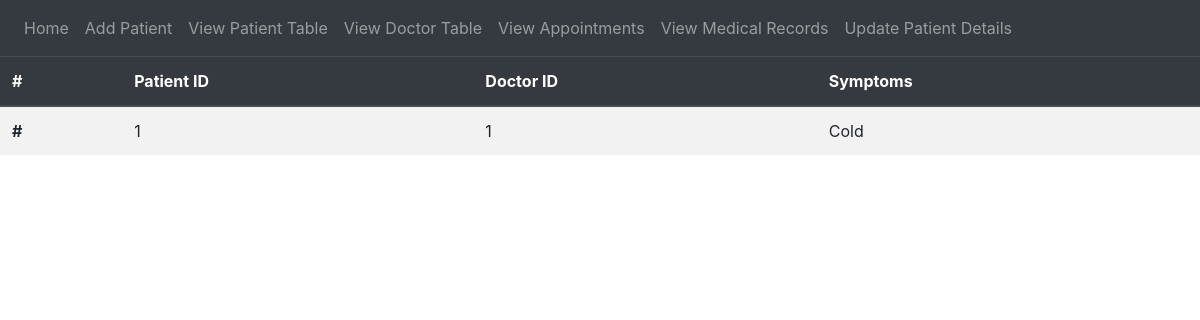
Before: /appointmentTable with the older database file.
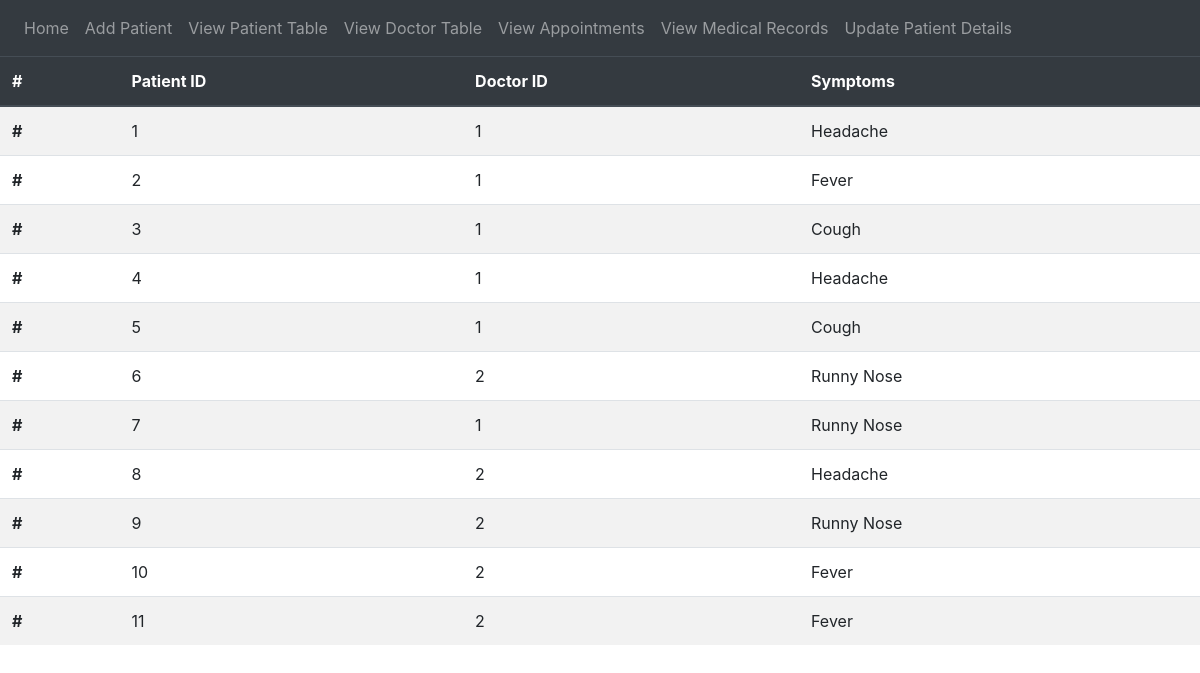
After: the same page with the newer database file.
### tables this page shows
CREATE TABLE PATIENTAPPOINTMENTS (
            PatID INTEGER,
            DocID INTEGER,
            Symptoms VARCHAR(255),
            FOREIGN KEY (PatID) references PATIENT(ID),
            FOREIGN KEY (DocID) references DOCTOR(ID),
            PRIMARY KEY (PatID, DocID)
        );

### website/views.py (the view)
@views.route('/appointmentTable')
def appointmentTable():
    conn = sql.connect("hospital.db")
    conn.row_factory = sql.Row
    cur = conn.cursor()
    cur.execute("""DROP VIEW IF EXISTS APPOINTMENT_VIEW""")
    pat_view = """CREATE VIEW APPOINTMENT_VIEW AS SELECT * FROM PATIENTAPPOINTMENTS;"""
    cur.execute(pat_view)
    cur.execute("Select * from APPOINTMENT_VIEW")
    rows = cur.fetchall()
    return render_template("appointmentTable.html", rows = rows)

### website/templates/appointmentTable.html (shortened to what this page needs)
{% extends "base.html" %}
{% block content %}
<table class="table table-striped">
    <thead class = "thead-dark">
        <tr>
            <th scope = "col">#</th>
            <th scope = "col">Patient ID</th>
            <th scope = "col">Doctor ID</th>
            <th scope = "col">Symptoms</th>
        </tr>
    </thead>
    <tbody>
    {% for row in rows %}
        <tr>
            <th scope = "row">#</th>
            <td>{{row['PatID']}}</td>
            <td>{{row['DocID']}}</td>
            <td>{{row['Symptoms']}}</td>
        </tr>
    {% endfor %}
    </tbody>
</table>
{% endblock %}

### website/templates/base.html (shortened to what this page needs)
<!DOCTYPE html>
<html>
    <head>
        <link
            rel="stylesheet"
            href="https://stackpath.bootstrapcdn.com/bootstrap/4.4.1/css/bootstrap.min.css"
        />
        <link
            rel="stylesheet"
            href="https://stackpath.bootstrapcdn.com/font-awesome/4.7.0/css/font-awesome.min.css"
        />
    </head>
    <body>
        <nav class="navbar navbar-expand-lg navbar-dark bg-dark">
            <div class="collapse navbar-collapse" id="navbar">
              <div class="navbar-nav">
                <a class="nav-item nav-link" id="home" href="/">Home</a>
                <a class="nav-item nav-link" id="addP" href="/addPatient">Add Patient</a>
                <a class="nav-item nav-link" id="viewP" href="/patientTable">View Patient Table</a>
                <a class="nav-item nav-link" id="viewD" href="/doctorTable">View Doctor Table</a>
                <a class="nav-item nav-link" id="viewA" href="/appointmentTable">View Appointments</a>
                <a class="nav-item nav-link" id="viewM" href="/medrecTable">View Medical Records</a>
                <a class="nav-item nav-link" id="viewM" href="/updatePatient">Update Patient Details</a>
              </div>
            </div>
        </nav>
        {% block content %}{% endblock %}
    </body>
</html>

Changed rows visible on the page:
changed PATIENTAPPOINTMENTS (number 1 of 11 on the later page): Symptoms "Cold" → "Headache"
added PATIENTAPPOINTMENTS: PatID "2", DocID "1", Symptoms "Fever"
added PATIENTAPPOINTMENTS: PatID "3", DocID "1", Symptoms "Cough"
added PATIENTAPPOINTMENTS: PatID "4", DocID "1", Symptoms "Headache"
added PATIENTAPPOINTMENTS: PatID "5", DocID "1", Symptoms "Cough"
added PATIENTAPPOINTMENTS: PatID "6", DocID "2", Symptoms "Runny Nose"
added PATIENTAPPOINTMENTS: PatID "7", DocID "1", Symptoms "Runny Nose"
added PATIENTAPPOINTMENTS: PatID "8", DocID "2", Symptoms "Headache"
added PATIENTAPPOINTMENTS: PatID "9", DocID "2", Symptoms "Runny Nose"
added PATIENTAPPOINTMENTS: PatID "10", DocID "2", Symptoms "Fever"
added PATIENTAPPOINTMENTS: PatID "11", DocID "2", Symptoms "Fever"
